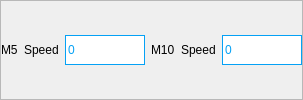
           <widget class="QFrame" name="frame_64">
            <property name="frameShape">
             <enum>QFrame::StyledPanel</enum>
            </property>
            <property name="frameShadow">
             <enum>QFrame::Raised</enum>
            </property>
            <layout class="QHBoxLayout" name="horizontalLayout_41">
             <property name="leftMargin">
              <number>0</number>
             </property>
             <property name="topMargin">
              <number>0</number>
             </property>
             <property name="rightMargin">
              <number>0</number>
             </property>
             <property name="bottomMargin">
              <number>0</number>
             </property>
             <item>
              <widget class="QLabel" name="label_72">
               <property name="text">
                <string>M5</string>
               </property>
              </widget>
             </item>
             <item>
              <widget class="QLabel" name="label_71">
               <property name="text">
                <string>Speed</string>
               </property>
              </widget>
             </item>
             <item>
              <widget class="QLineEdit" name="lineEdit_72">
               <property name="minimumSize">
                <size>
                 <width>60</width>
                 <height>30</height>
                </size>
               </property>
               <property name="maximumSize">
                <size>
                 <width>80</width>
                 <height>16777215</height>
                </size>
               </property>
               <property name="layoutDirection">
                <enum>Qt::LeftToRight</enum>
               </property>
               <property name="styleSheet">
                <string notr="true">border: 1px solid  rgb(5, 161, 245);
color: rgb(5, 161, 245);</string>
               </property>
               <property name="text">
                <string>0</string>
               </property>
              </widget>
             </item>
             <item>
              <widget class="QLabel" name="label_73">
               <property name="text">
                <string>M10</string>
               </property>
              </widget>
             </item>
             <item>
              <widget class="QLabel" name="label_74">
               <property name="text">
                <string>Speed</string>
               </property>
              </widget>
             </item>
             <item>
              <widget class="QLineEdit" name="lineEdit_73">
               <property name="minimumSize">
                <size>
                 <width>60</width>
                 <height>30</height>
                </size>
               </property>
               <property name="maximumSize">
                <size>
                 <width>80</width>
                 <height>16777215</height>
                </size>
               </property>
               <property name="styleSheet">
                <string notr="true">border: 1px solid  rgb(5, 161, 245);
color: rgb(5, 161, 245);</string>
               </property>
               <property name="text">
                <string>0</string>
               </property>
               <property name="readOnly">
                <bool>true</bool>
               </property>
              </widget>
             </item>
            </layout>
           </widget>
